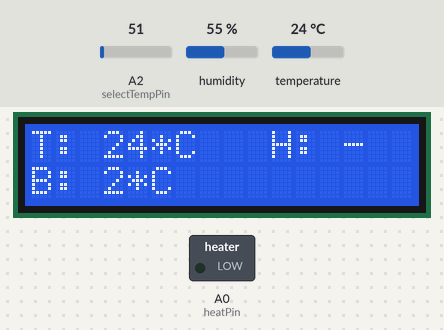
Recording of a sketch running on a simulated Arduino Uno, built with avr-gcc and run on an emulated ATmega328P. On the bench: 16×2 character LCD, switched loads named in the sketch (green lamp = pin HIGH). The inputs (shaded band) are chosen by the test bench; at power-on: temperature 24 °C, A2 (selectTempPin) = 51, humidity 55 %. What the sketch prints to the serial monitor is not drawn.

Above: at 1.2 s.
1.3 s: temperature set to 12 °C
At 6.0 s:
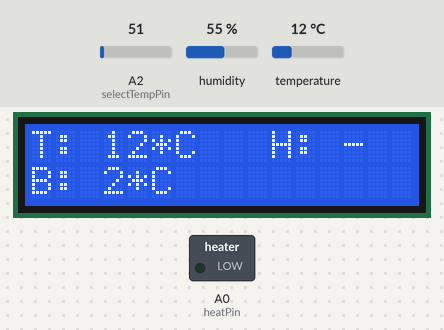
6.6 s: A2 (selectTempPin) set to 61
At 11.3 s:
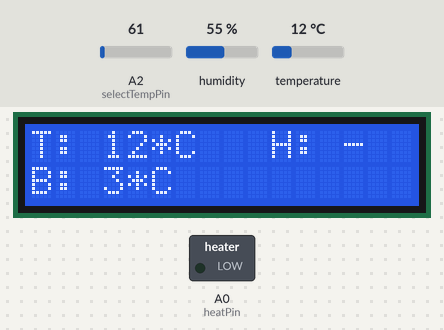
11.6 s: temperature set to 19 °C
At 15.6 s:
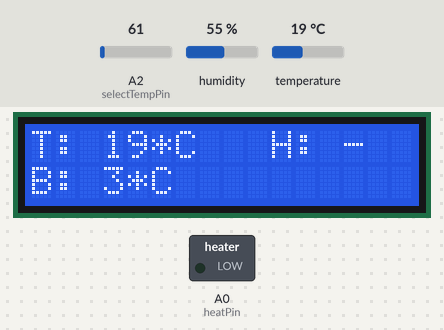
16.7 s: A2 (selectTempPin) set to 86
At 21.0 s:
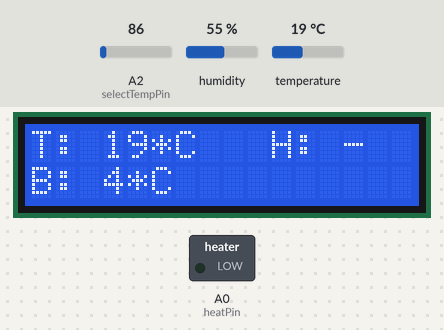
21.7 s: temperature set to 28 °C
At 26.4 s:
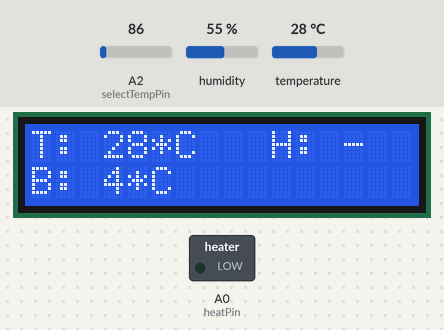
26.8 s: A2 (selectTempPin) set to 71
At 31.8 s:
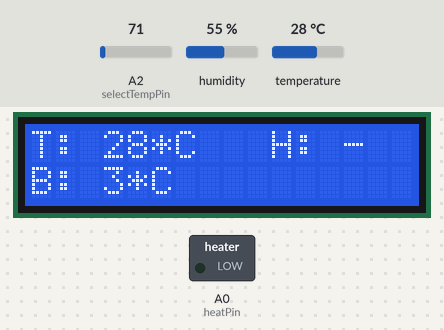
Timing chart, 0 to 32.8 s (numbered marks = the images above; inputs shaded):
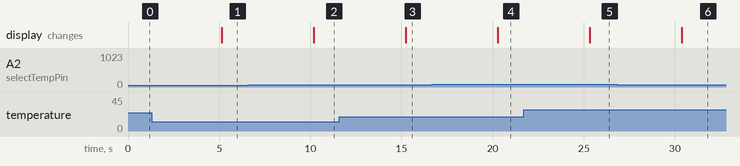

The sketch:

sketch__heater_v2.ino
```cpp
#include <Wire.h>
#include <LiquidCrystal_I2C.h>
#include <dht11.h>

dht11 DHT;

LiquidCrystal_I2C lcd(0x27,16,2);

bool isHeatOn = false;
int heatPin = A0;

int selectTempPin = A2;


int tempPin = 4;
int temp_threshold = 40;
float temp_delta = 2.0;

void setup()
{
  pinMode(heatPin,OUTPUT);
  pinMode(selectTempPin,INPUT);
  Serial.begin(9600);

  lcd.init();                       // Инициализация lcd
  lcd.backlight();                  // Включаем подсветку
  // Курсор находится в начале 1 строки
  //lcd.print("Hello, world!");       // Выводим текст
  //lcd.setCursor(0, 1);              // Устанавливаем курсор в начало 2 строки
  //lcd.print("zelectro.com.ua");
}

void Heat()
{
  Serial.println("Heat:");
  if(isHeatOn)
  {
    Serial.println("   Heat on");
    digitalWrite(heatPin,HIGH);
  }
  else
  {
    Serial.println("   Heat off");
    digitalWrite(heatPin,LOW);
  }
}

float GetThresholdTemp(void)
{
//  return 29;
  int v = analogRead(selectTempPin);
  Serial.print("THRESHOLD VAL = ");
  Serial.print(v);
  Serial.println();

  float val = (float)analogRead(selectTempPin)/921*50;
  Serial.print("THRESHOLD TEMPRATURE = ");
  Serial.print(val);
  Serial.print("*C");
  Serial.println();
  return val;

}
float GetCurrentTemp(void)
{
    int chk;
  Serial.print("DHT11, \t");
  chk = DHT.read(tempPin);    // READ DATA
  switch (chk){
    case DHTLIB_OK:
                Serial.print("OK,\t");
                break;
    case DHTLIB_ERROR_CHECKSUM:
                Serial.print("Checksum error,\t");
                break;
    case DHTLIB_ERROR_TIMEOUT:
                Serial.print("Time out error,\t");
                break;
    default:
                Serial.print("Unknown error,\t");
                break;
  }


  // DISPLAY DATA
  Serial.print(DHT.humidity, 1);
  Serial.print(",\t");
  Serial.println(DHT.temperature, 1);

  return DHT.temperature;

}


void loop()
{
  int temp = (int)GetCurrentTemp();
  temp_threshold = (int)GetThresholdTemp();

  if(isHeatOn && temp > temp_threshold + temp_delta ) isHeatOn  = false;
  else if(!isHeatOn && temp <= temp_threshold ) isHeatOn  = true;

  lcd.setCursor(0, 0);
  lcd.print("T: ");
  lcd.print((int)temp);
  lcd.print("*C");

  lcd.setCursor(0, 1);
  lcd.print("B: ");
  lcd.print((int)temp_threshold);
  lcd.print("*C");

  lcd.setCursor(10, 0);
  if(isHeatOn) lcd.print("H: +");
  else lcd.print("H: -");

  Heat();
  delay(5000);

}
```

Measured:
- after the input at 1.3 s, the display: changes after 3.9 s (image 1)
- after the input at 6.6 s, the display: changes after 3.6 s (image 2)
- after the input at 11.6 s, the display: changes after 3.6 s (image 3)
- after the input at 16.7 s, the display: changes after 3.6 s (image 4)
- after the input at 21.7 s, the display: changes after 3.6 s (image 5)
- after the input at 26.8 s, the display: changes after 3.6 s (image 6)
